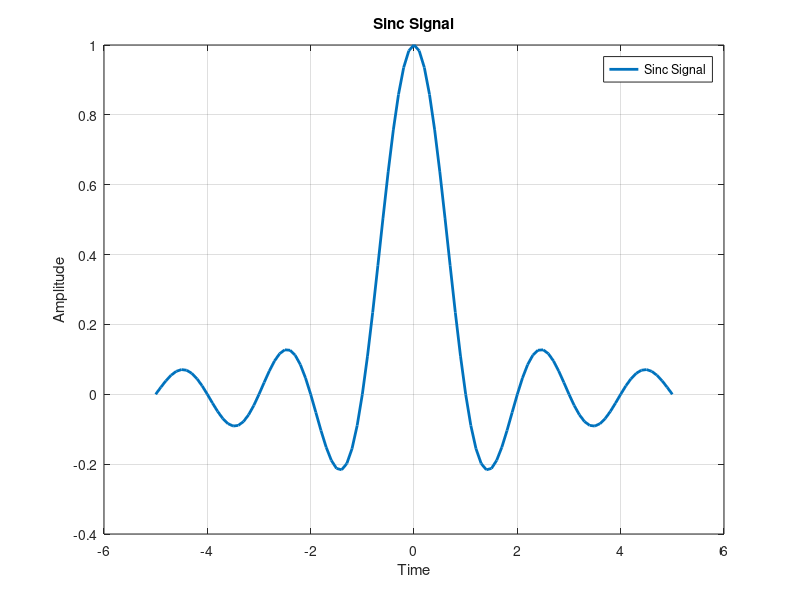

MATLAB code for this plot:
clc 
clear all
tmin = -5;
td =0.1;
tmax =5;
t=tmin:td:tmax;

x = sinc(t)

plot(t, x, 'LineWidth', 2);
title('Sinc Signal');
xlabel('Time'); 
ylabel('Amplitude');
grid on;

legend('Sinc Signal'); 